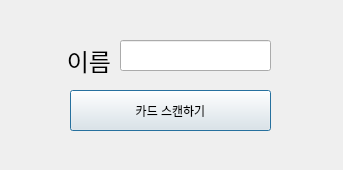
<?xml version="1.0" encoding="UTF-8"?>
<ui version="4.0">
 <class>Dialog</class>
 <widget class="QDialog" name="Dialog">
  <property name="geometry">
   <rect>
    <x>0</x>
    <y>0</y>
    <width>343</width>
    <height>170</height>
   </rect>
  </property>
  <property name="windowTitle">
   <string>Dialog</string>
  </property>
  <widget class="QLabel" name="nameLabel">
   <property name="geometry">
    <rect>
     <x>30</x>
     <y>40</y>
     <width>81</width>
     <height>41</height>
    </rect>
   </property>
   <property name="font">
    <font>
     <family>Academy Engraved LET</family>
     <pointsize>18</pointsize>
    </font>
   </property>
   <property name="text">
    <string>이름</string>
   </property>
   <property name="alignment">
    <set>Qt::AlignmentFlag::AlignRight|Qt::AlignmentFlag::AlignTrailing|Qt::AlignmentFlag::AlignVCenter</set>
   </property>
  </widget>
  <widget class="QLineEdit" name="nameEdit">
   <property name="geometry">
    <rect>
     <x>120</x>
     <y>40</y>
     <width>151</width>
     <height>31</height>
    </rect>
   </property>
   <property name="text">
    <string/>
   </property>
  </widget>
  <widget class="QPushButton" name="cardScanBtn">
   <property name="geometry">
    <rect>
     <x>70</x>
     <y>90</y>
     <width>201</width>
     <height>41</height>
    </rect>
   </property>
   <property name="text">
    <string>카드 스캔하기</string>
   </property>
  </widget>
 </widget>
 <resources/>
 <connections/>
</ui>
